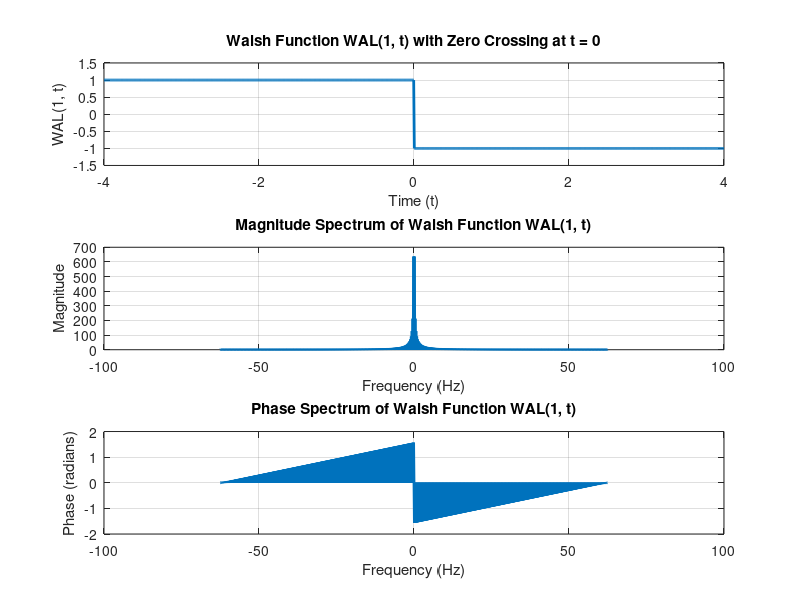

Reproduce this figure in MATLAB.
% Hàm Walsh bậc 1 (WAL(1, t))
% N = 2^n, n = 1 --> N = 2
% Hàm Walsh bậc 1 có giá trị +1 và -1 với điểm cắt qua trục 0 tại t = 0.

% Định nghĩa thời gian và tín hiệu
T = 1; % Chu kỳ của hàm Walsh
t = linspace(-4, 4, 1000); % Mảng thời gian từ -4 đến 4 với 1000 điểm

% Hàm Walsh bậc 1 với điểm cắt tại t = 0
wal_1 = ones(size(t)); % Khởi tạo mảng hàm Walsh bậc 1
wal_1(t >= 0) = -1; % Gán giá trị -1 cho nửa sau chu kỳ (t >= 0)

% Vẽ đồ thị của hàm Walsh
figure;
subplot(3,1,1);
plot(t, wal_1, 'LineWidth', 2);
title('Walsh Function WAL(1, t) with Zero Crossing at t = 0');
xlabel('Time (t)');
ylabel('WAL(1, t)');
grid on;
axis([-4 4 -1.5 1.5]);

% Tính Biến đổi Fourier (FFT)
N = length(wal_1); % Số mẫu của tín hiệu
fs = N / (t(end) - t(1)); % Tần số lấy mẫu

% Biến đổi Fourier nhanh (FFT) để tính phổ
WAL_1_fft = fft(wal_1);
WAL_1_fft = fftshift(WAL_1_fft); % Đưa tần số 0 về trung tâm

% Tính phổ biên độ (Magnitude Spectrum)
mag_spectrum = abs(WAL_1_fft);
% Tính phổ pha (Phase Spectrum)
phase_spectrum = angle(WAL_1_fft);

% Vẽ phổ biên độ
subplot(3,1,2);
f = fs * (-N/2:N/2-1) / N; % Tần số tương ứng
plot(f, mag_spectrum, 'LineWidth', 2);
title('Magnitude Spectrum of Walsh Function WAL(1, t)');
xlabel('Frequency (Hz)');
ylabel('Magnitude');
grid on;

% Vẽ phổ pha
subplot(3,1,3);
plot(f, phase_spectrum, 'LineWidth', 2);
title('Phase Spectrum of Walsh Function WAL(1, t)');
xlabel('Frequency (Hz)');
ylabel('Phase (radians)');
grid on;
